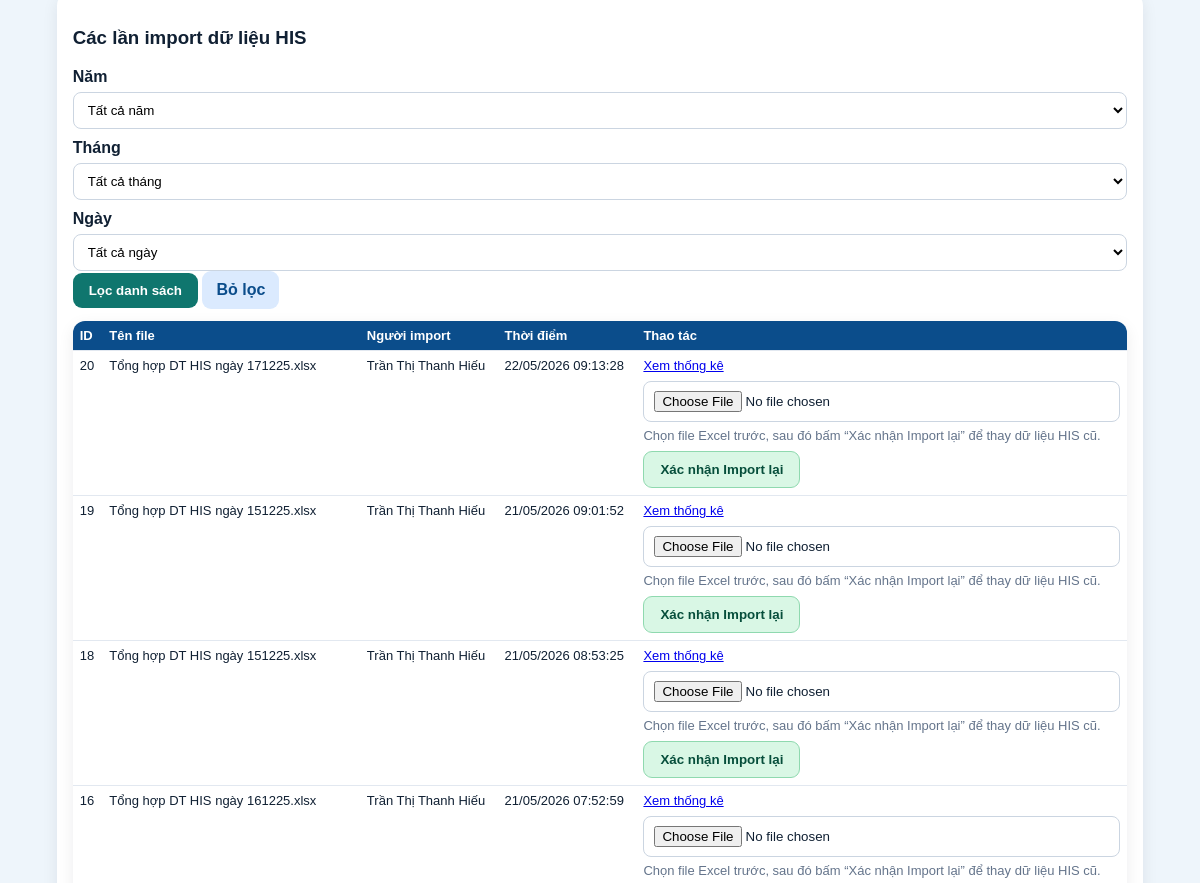
Page /cash-control (signed in, middle part) on the earlier database version.
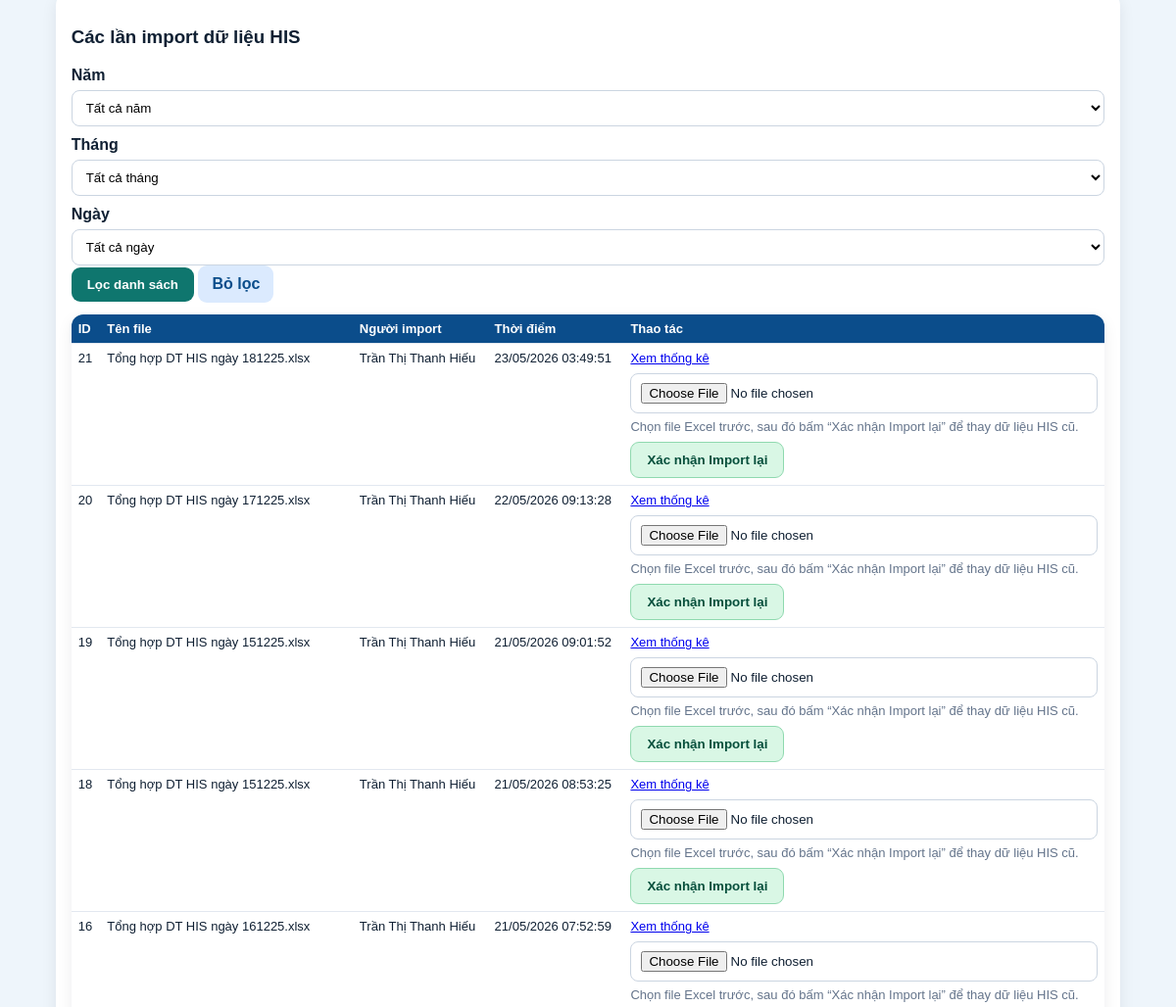
Same page on the later database version.
### tables this page shows
CREATE TABLE cash_control_batches (
                id INTEGER PRIMARY KEY AUTOINCREMENT,
                title TEXT NOT NULL,
                original_filename TEXT,
                report_date TEXT,
                created_by INTEGER NOT NULL,
                created_at TEXT NOT NULL DEFAULT CURRENT_TIMESTAMP,
                FOREIGN KEY(created_by) REFERENCES users(id)
            );

### app/models.py (models this page shows)
class Users(Base):
    __tablename__ = "users"
    id = Column(Integer, primary_key=True)
    username = Column(String, unique=True, nullable=False, index=True)
    full_name = Column(String, nullable=False)
    password_hash = Column(String, nullable=False)
    unit_code = Column(String, nullable=False, default="THANH_VIEN_TRUNG_TAP")
    role_code = Column(String, nullable=False, default="THANH_VIEN_TRUNG_TAP")
    position_title = Column(String, nullable=False, default="Thành viên trưng tập")
    is_active = Column(Integer, nullable=False, default=1)
    created_at = Column(String, nullable=False)
    status = column_property(
        case(
            (is_active == 1, "ACTIVE"),
            else_="LOCKED",
        )
    )

### app/routers/cash_control.py (the view)
@router.get("")
def cash_control_index(request: Request):
    denied = require_cash_control_access(request)
    if denied:
        return denied
    user = request.state.user
    active_main_tab = request.query_params.get("main_tab") or "summary"
    active_summary_tab = request.query_params.get("summary_tab") or "his"
    if user.get("role_code") in BOARD_ROLES:
        active_main_tab = "voucher"
        active_summary_tab = "his"
    selected_his_import_year = query_text(request, "his_import_year")
    selected_his_import_month = query_text(request, "his_import_month")
    selected_his_import_day = query_text(request, "his_import_day")
    selected_cashbook_import_year = query_text(request, "cashbook_import_year")
    selected_cashbook_import_month = query_text(request, "cashbook_import_month")
    selected_cashbook_import_day = query_text(request, "cashbook_import_day")
    selected_accounting_import_year = query_text(request, "accounting_import_year")
    selected_accounting_import_month = query_text(request, "accounting_import_month")
    selected_accounting_import_day = query_text(request, "accounting_import_day")
    selected_cash_voucher_year = query_text(request, "cash_voucher_year")
    selected_cash_voucher_month = query_text(request, "cash_voucher_month")
    selected_cash_voucher_day = query_text(request, "cash_voucher_day")
    editing_voucher_id = query_int(request, "editing_voucher_id")
    if user.get("role_code") in BOARD_ROLES:
        editing_voucher_id = None
    with get_conn() as conn:
        batches = conn.execute(
            """
            SELECT b.*, u.full_name AS creator_name
            FROM cash_control_batches b
            JOIN users u ON u.id = b.created_by
            ORDER BY b.id DESC
            """
        ).fetchall()
        cash_voucher_where = ["1=1"]
        cash_voucher_params: list[Any] = []
        if user.get("role_code") == ROLE_ADMIN:
            pass
        elif user.get("role_code") == "TRUONG_BAN_KSNB":
            pass
        elif user.get("role_code") == "PHO_TRUONG_BAN_KSNB":
            cash_voucher_where.append("(v.created_by = ? OR v.current_handler = ?)")
            cash_voucher_params.extend([user["id"], user["id"]])
        elif user.get("role_code") == "NHAN_VIEN_KSNB":
            cash_voucher_where.append("v.created_by = ?")
            cash_voucher_params.append(user["id"])
        elif user.get("role_code") == "TONG_GIAM_DOC":
            cash_voucher_where.append("v.status IN ('SUBMITTED_TO_BOARD', 'BOARD_VIEWED', 'BOARD_SAVED')")
        elif user.get("role_code") in BOARD_ROLES:
            cash_voucher_where.append("v.status IN ('SUBMITTED_TO_BOARD', 'BOARD_VIEWED', 'BOARD_SAVED') AND (v.current_handler = ? OR v.board_user_id = ?)")
            cash_voucher_params.extend([user["id"], user["id"]])
        else:
            cash_voucher_where.append("0=1")
        if selected_cash_voucher_year:
            cash_voucher_where.append("strftime('%Y', v.created_at) = ?")
            cash_voucher_params.append(selected_cash_voucher_year)
        if selected_cash_voucher_month:
            cash_voucher_where.append("strftime('%m', v.created_at) = ?")
            cash_voucher_params.append(selected_cash_voucher_month.zfill(2))
        if selected_cash_voucher_day:
            cash_voucher_where.append("strftime('%d', v.created_at) = ?")
            cash_voucher_params.append(selected_cash_voucher_day.zfill(2))
        cash_voucher_where_sql = " AND ".join(cash_voucher_where)
        cash_control_vouchers = conn.execute(
            f"""
            SELECT v.*, u.full_name AS creator_name
            FROM cash_control_vouchers v
            JOIN users u ON u.id = v.created_by
            WHERE {cash_voucher_where_sql}
            ORDER BY v.id DESC
            """,
            cash_voucher_params,
        ).fetchall()
        cash_control_voucher_years = conn.execute(
            """
            SELECT DISTINCT strftime('%Y', created_at) AS year
            FROM cash_control_vouchers
            WHERE created_at IS NOT NULL
            ORDER BY year DESC
            """
        ).fetchall()
        editing_cash_voucher = None
        if editing_voucher_id:
            editing_cash_voucher = conn.execute(
                """
                SELECT v.*, u.full_name AS creator_name
                FROM cash_control_vouchers v
                JOIN users u ON u.id = v.created_by
                WHERE v.id = ?
                """,
                (editing_voucher_id,),
            ).fetchone()
            if not can_view_cash_control_voucher(user, editing_cash_voucher):
                editing_cash_voucher = None
    cash_control_voucher_rows = []
    for row in cash_control_vouchers:
        item = dict(row)
        item["is_new_for_current_user"] = False
        if user["role_code"] == "ADMIN" and item["status"] in ("SUBMITTED_TO_HEAD", "SUBMITTED_TO_BOARD"):
            item["is_new_for_current_user"] = True
        elif user["role_code"] in HEAD_ROLES and item["status"] == "SUBMITTED_TO_HEAD" and item["current_handler"] == user["id"]:
            item["is_new_for_current_user"] = True
        elif user["role_code"] in BOARD_ROLES and item["status"] == "SUBMITTED_TO_BOARD" and (
            item["current_handler"] == user["id"]
            or item["board_user_id"] == user["id"]
        ):
            item["is_new_for_current_user"] = True
        cash_control_voucher_rows.append(item)
    cash_control_new_count = sum(1 for item in cash_control_voucher_rows if item["is_new_for_current_user"])
    cash_control_voucher_months = [f"{i:02d}" for i in range(1, 13)]
    cash_control_voucher_days = [f"{i:02d}" for i in range(1, 32)]
    his_import_filter_choices = import_filter_choices(list(batches))
    filtered_batches = filter_import_batches(
        list(batches),
        selected_year=selected_his_import_year,
        selected_month=selected_his_import_month,
        selected_day=selected_his_import_day,
    )
    selected_his_batch_id = query_int(request, "his_batch_id")
    selected_cashbook_batch_id = query_int(request, "cashbook_batch_id")
    selected_accounting_batch_id = query_int(request, "accounting_batch_id")
    if active_main_tab == "voucher" and editing_cash_voucher:
        if selected_his_batch_id is None:
            selected_his_batch_id = editing_cash_voucher["his_batch_id"]
        if selected_cashbook_batch_id is None:
            selected_cashbook_batch_id = editing_cash_voucher["cashbook_batch_id"]
        if selected_accounting_batch_id is None:
            selected_accounting_batch_id = editing_cash_voucher["accounting_batch_id"]
    his_context = load_latest_his_context(selected_his_batch_id) if active_main_tab in {"reconcile", "voucher"} else {
        "selected_batch": None,
        "summaries": [],
        "totals": {},
    }
    cashbook_context = load_cashbook_context(selected_cashbook_batch_id)
    accounting_context = load_accounting_context(selected_accounting_batch_id)
    reconcile_context = build_reconcile_context(
        his_context["totals"],
        his_context["summaries"],
        cashbook_context,
        accounting_context,
        his_context["selected_batch"]["id"] if his_context["selected_batch"] else None,
    )
    control_voucher_context = build_control_voucher_context(
        his_context["totals"],
        cashbook_context,
        accounting_context,
    )
    signature_user_context = load_cash_control_signature_users()
    cashbook_import_filter_choices = import_filter_choices(list(cashbook_context.get("cashbook_batches", [])))
    accounting_import_filter_choices = import_filter_choices(list(accounting_context.get("accounting_batches", [])))
    filtered_cashbook_batches = filter_import_batches(
        list(cashbook_context.get("cashbook_batches", [])),
        selected_year=selected_cashbook_import_year,
        selected_month=selected_cashbook_import_month,
        selected_day=selected_cashbook_import_day,
    )
    filtered_accounting_batches = filter_import_batches(
        list(accounting_context.get("accounting_batches", [])),
        selected_year=selected_accounting_import_year,
        selected_month=selected_accounting_import_month,
        selected_day=selected_accounting_import_day,
    )
    return templates.TemplateResponse(
        "cash_control_index.html",
        {
            "request": request,
            "user": user,
            "batches": filtered_batches,
            "his_import_years": his_import_filter_choices["years"],
            "his_import_months": his_import_filter_choices["months"],
            "his_import_days": his_import_filter_choices["days"],
            "selected_his_import_year": selected_his_import_year,
            "selected_his_import_month": selected_his_import_month.zfill(2) if selected_his_import_month else "",
            "selected_his_import_day": selected_his_import_day.zfill(2) if selected_his_import_day else "",
            "cashbook_batches_filtered": filtered_cashbook_batches,
            "cashbook_import_years": cashbook_import_filter_choices["years"],
            "cashbook_import_months": cashbook_import_filter_choices["months"],
            "cashbook_import_days": cashbook_import_filter_choices["days"],
            "selected_cashbook_import_year": selected_cashbook_import_year,
            "selected_cashbook_import_month": selected_cashbook_import_month.zfill(2) if selected_cashbook_import_month else "",
            "selected_cashbook_import_day": selected_cashbook_import_day.zfill(2) if selected_cashbook_import_day else "",
            "accounting_batches_filtered": filtered_accounting_batches,
            "accounting_import_years": accounting_import_filter_choices["years"],
            "accounting_import_months": accounting_import_filter_choices["months"],
            "accounting_import_days": accounting_import_filter_choices["days"],
            "selected_accounting_import_year": selected_accounting_import_year,
            "selected_accounting_import_month": selected_accounting_import_month.zfill(2) if selected_accounting_import_month else "",
            "selected_accounting_import_day": selected_accounting_import_day.zfill(2) if selected_accounting_import_day else "",
            "cash_control_status_labels": CASH_CONTROL_STATUS_LABELS,
            "cash_control_vouchers": cash_control_voucher_rows,
            "cash_control_voucher_years": cash_control_voucher_years,
            "cash_control_voucher_months": cash_control_voucher_months,
            "cash_control_new_count": cash_control_new_count,
            "cash_control_voucher_days": cash_control_voucher_days,
            "selected_cash_voucher_year": selected_cash_voucher_year,
            "selected_cash_voucher_month": selected_cash_voucher_month.zfill(2) if selected_cash_voucher_month else "",
            "selected_cash_voucher_day": selected_cash_voucher_day.zfill(2) if selected_cash_voucher_day else "",
            "editing_cash_voucher": editing_cash_voucher,
            "selected_batch": his_context["selected_batch"],
            "summaries": his_context["summaries"],
            "totals": his_context["totals"],
            "error": None,
            "active_main_tab": active_main_tab,
            "active_summary_tab": active_summary_tab,
            "cash_control_revenue_items": CASH_CONTROL_REVENUE_ITEMS,
            "cash_control_expense_items": CASH_CONTROL_EXPENSE_ITEMS,
            "format_vn_sqlite_datetime": format_vn_sqlite_datetime,
            "format_vn_control_date": format_vn_control_date,
            "selected_his_batch_id": selected_his_batch_id or (his_context["selected_batch"]["id"] if his_context["selected_batch"] else None),
            "selected_cashbook_batch_id": selected_cashbook_batch_id or (cashbook_context["selected_cashbook_batch"]["id"] if cashbook_context["selected_cashbook_batch"] else None),
            "selected_accounting_batch_id": selected_accounting_batch_id or (accounting_context["selected_accounting_batch"]["id"] if accounting_context["selected_accounting_batch"] else None),
            **cashbook_context,
            **accounting_context,
            **reconcile_context,
            **control_voucher_context,
            **signature_user_context,
        },
    )

### app/templates/cash_control_index.html (shortened to what this page needs)
{% extends 'base.html' %}
{% block content %}
{% if active_main_tab == 'summary' %}
  {% if active_summary_tab == 'his' %}
  <div class="panel">
    <h3>Các lần import dữ liệu HIS</h3>
    <form method="get" action="/cash-control" class="grid3" style="margin-bottom:12px;">
      <div>
        <label>Năm</label>
        <select name="his_import_year">
          <option value="">Tất cả năm</option>
        </select>
      </div>
      <div>
        <label>Tháng</label>
        <select name="his_import_month">
          <option value="">Tất cả tháng</option>
        </select>
      </div>
      <div>
        <label>Ngày</label>
        <select name="his_import_day">
          <option value="">Tất cả ngày</option>
        </select>
      </div>
      <div style="grid-column:1/-1;">
        <button class="primary cash-control-ui-font" type="submit">Lọc danh sách</button>
        <a class="secondary-link cash-control-ui-font" href="/cash-control?main_tab=summary&summary_tab=his">Bỏ lọc</a>
      </div>
    </form>
    <table class="table compact">
      <thead>
        <tr>
          <th>ID</th>
          <th>Tên file</th>
          <th>Người import</th>
          <th>Thời điểm</th>
          <th>Thao tác</th>
        </tr>
      </thead>
      <tbody>
        {% for b in batches %}
        <tr>
          <td>{{ b.id }}</td>
          <td>{{ b.original_filename }}</td>
          <td>{{ b.creator_name }}</td>
          <td>{{ format_vn_sqlite_datetime(b.created_at) }}</td>
          <td>
            <a href="/cash-control/{{ b.id }}?main_tab=summary&summary_tab=his">Xem thống kê</a>
            <form method="post" action="/cash-control/import/{{ b.id }}/replace" enctype="multipart/form-data" style="margin-top:8px;">
              <input type="file" name="revenue_file" accept=".xlsx" required>
              <div class="muted" style="margin-top:6px;">
                Chọn file Excel trước, sau đó bấm “Xác nhận Import lại” để thay dữ liệu HIS cũ.
              </div>
              <button class="secondary cash-control-ui-font cash-btn-confirm-import" type="submit" style="margin-top:8px;" onclick="return confirm('Bạn chắc chắn muốn import lại dữ liệu HIS? Dữ liệu cũ sẽ được thay bằng file mới.');">Xác nhận Import lại</button>
            </form>
          </td>
        </tr>
        {% else %}
        <tr><td colspan="5" class="empty">Chưa có dữ liệu import HIS.</td></tr>
        {% endfor %}
      </tbody>
    </table>
  </div>
  {% endif %}
{% endif %}
{% endblock %}

### app/templates/base.html (shortened to what this page needs)
<!doctype html>
<html lang="vi">
<head>
  <link rel="stylesheet" href="/static/style.css">
</head>
<body class="{% if not request.state.user %}auth-page{% endif %}">
  <main class="container">
    {% block content %}{% endblock %}
  </main>
</body>
</html>

Differences in the rows shown:
added cash_control_batches: id "21", original_filename "Tổng hợp DT HIS ngày 181225.xlsx", creator_name "Trần Thị Thanh Hiếu", created_at "23/05/2026 03:49:51"
